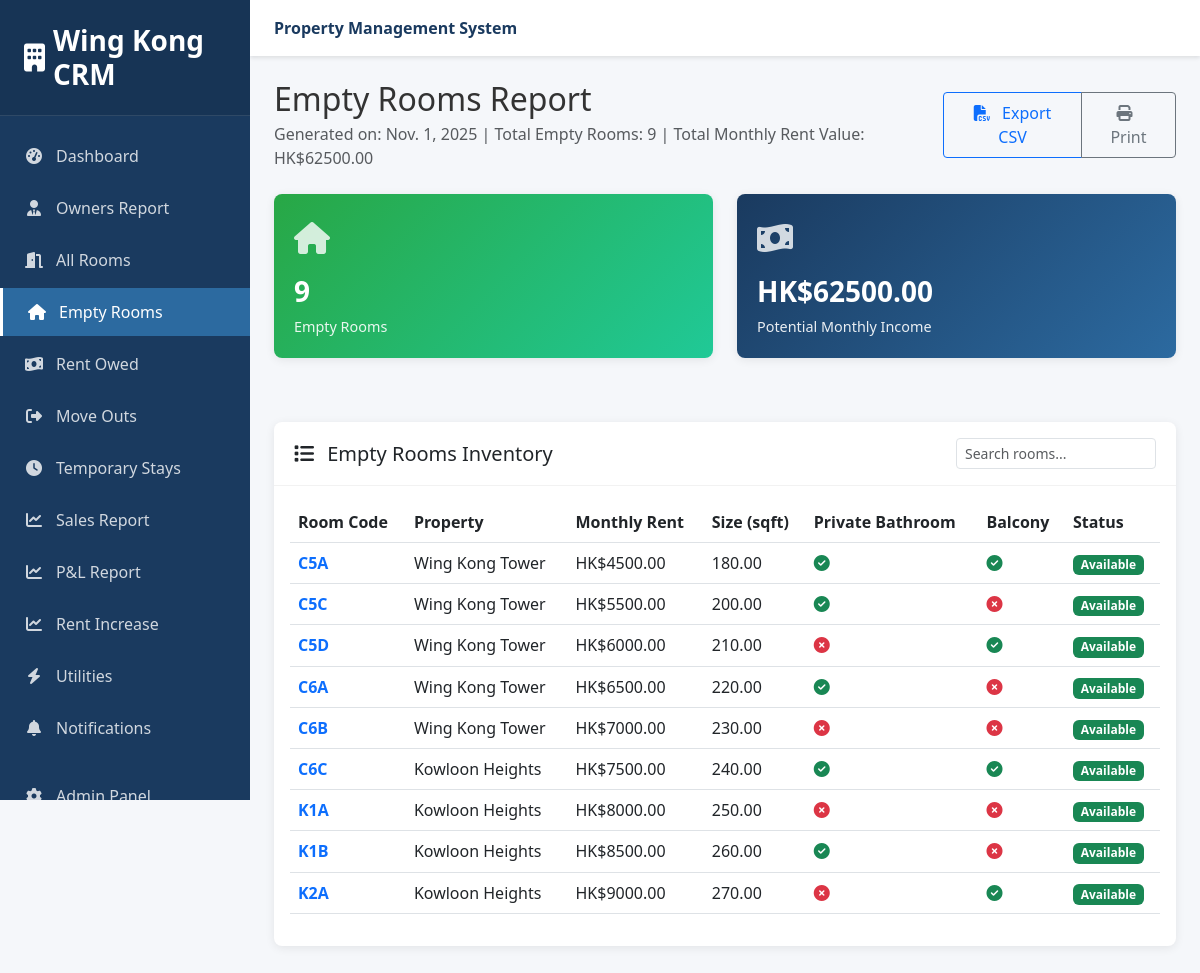
/reports/empty-rooms/ (signed in), run on the app's committed database.
### properties/models.py (models this page shows, shortened)
class Room(models.Model):
    ROOM_STATUS = [
        ('available', 'Available'),  # Ready for booking
        ('reserved', 'Reserved'),  # Booking confirmed, deposit paid
        ('occupied', 'Occupied'),  # Tenant actively living there
        ('maintenance', 'Under Maintenance'),  # Being repaired/cleaned
        ('temporary', 'Temporary Stay'),  # Short-term temporary occupancy
        ('cleaning', 'Being Cleaned'),  # Between tenants, being cleaned
    ]
    property = models.ForeignKey(Property, on_delete=models.CASCADE, related_name='rooms')
    room_code = models.CharField(max_length=10, unique=True)  # c5a, c5b, etc.
    room_number = models.CharField(max_length=20)
    description = models.TextField(blank=True)
    monthly_rent = models.DecimalField(max_digits=10, decimal_places=2, validators=[MinValueValidator(Decimal('0.01'))])
    deposit_amount = models.DecimalField(max_digits=10, decimal_places=2, default=2500.00)
    status = models.CharField(max_length=20, choices=ROOM_STATUS, default='available')
    photos = models.JSONField(default=list, blank=True)
    videos = models.JSONField(default=list, blank=True)
    post_ad_price = models.DecimalField(
        max_digits=10, decimal_places=2,
        null=True, blank=True,
        help_text="Price advertised to public (for rent increase detection)"
    )
    size_sqft = models.DecimalField(max_digits=8, decimal_places=2, null=True, blank=True)
    has_private_bathroom = models.BooleanField(default=False)
    has_balcony = models.BooleanField(default=False)
    created_at = models.DateTimeField(auto_now_add=True)
    updated_at = models.DateTimeField(auto_now=True)
    class Meta:
        ordering = ['room_code']

class Property(models.Model):
    PROPERTY_TYPES = [
        ('apartment', 'Apartment'),
        ('building', 'Building'),
    ]
    name = models.CharField(max_length=200)
    address = models.TextField()
    property_type = models.CharField(max_length=20, choices=PROPERTY_TYPES)
    total_rooms = models.IntegerField()
    created_at = models.DateTimeField(auto_now_add=True)
    updated_at = models.DateTimeField(auto_now=True)

### reports/views.py (the view, shortened to what this page needs)
# urls.py: path('empty-rooms/', views.empty_rooms_report, name='empty_rooms'),
@staff_required
def empty_rooms_report(request):
    empty_rooms = Room.objects.filter(status='available').select_related('property')
    context = {
        'title': 'Empty Rooms Report',
        'empty_rooms': empty_rooms,
        'total_count': empty_rooms.count(),
        'total_rent_value': sum(room.monthly_rent for room in empty_rooms),
        'today': timezone.now().date(),
    }
    return render(request, 'reports/empty_rooms.html', context)

### reports/views.py (called while the page is built)
def staff_required(view_func):
    decorated_view_func = login_required(user_passes_test(
        lambda u: u.is_staff,
        login_url='/admin/login/'
    )(view_func))
    return decorated_view_func

### templates/reports/empty_rooms.html (shortened to what this page needs)
{% extends 'reports/base.html' %}
{% block content %}
<div class="d-flex justify-content-between align-items-center mb-4">
    <div>
        <h2 class="mb-1">{{ title }}</h2>
        <p class="text-muted mb-0">Generated on: {{ today }} | Total Empty Rooms: {{ total_count }} | Total Monthly Rent Value: HK${{ total_rent_value }}</p>
    </div>
    <div>
        <div class="btn-group" role="group">
            <a href="?export=csv" class="btn btn-outline-primary">
                <i class="fas fa-file-csv me-2"></i> Export CSV
            </a>
            <button onclick="window.print()" class="btn btn-outline-secondary">
                <i class="fas fa-print me-2"></i> Print
            </button>
        </div>
    </div>
</div>
<div class="row mb-4">
    <div class="col-md-6 mb-3">
        <div class="stats-card success">
            <div class="stats-icon">
                <i class="fas fa-home"></i>
            </div>
            <div class="stats-number">{{ total_count }}</div>
            <div class="stats-label">Empty Rooms</div>
        </div>
    </div>
    <div class="col-md-6 mb-3">
        <div class="stats-card primary">
            <div class="stats-icon">
                <i class="fas fa-money-bill-wave"></i>
            </div>
            <div class="stats-number">HK${{ total_rent_value }}</div>
            <div class="stats-label">Potential Monthly Income</div>
        </div>
    </div>
</div>
<div class="card">
    <div class="card-header d-flex justify-content-between align-items-center">
        <h5 class="mb-0"><i class="fas fa-list me-2"></i> Empty Rooms Inventory</h5>
        <div>
            <input type="text" class="form-control form-control-sm" placeholder="Search rooms..." style="width: 200px;">
        </div>
    </div>
    <div class="card-body">
        {% if empty_rooms %}
        <div class="table-responsive">
            <table class="table table-hover">
                <thead>
                    <tr>
                        <th>Room Code</th>
                        <th>Property</th>
                        <th>Monthly Rent</th>
                        <th>Size (sqft)</th>
                        <th>Private Bathroom</th>
                        <th>Balcony</th>
                        <th>Status</th>
                    </tr>
                </thead>
                <tbody>
                    {% for room in empty_rooms %}
                    <tr>
                        <td>
                            <a href="{% url 'properties:crm_room_detail' room_code=room.room_code %}" class="text-decoration-none fw-bold">
                                {{ room.room_code|upper }}
                            </a>
                        </td>
                        <td>{{ room.property.name }}</td>
                        <td>HK${{ room.monthly_rent }}</td>
                        <td>{{ room.size_sqft|default:"N/A" }}</td>
                        <td>
                            {% if room.has_private_bathroom %}
                                <i class="fas fa-check-circle text-success"></i>
                            {% else %}
                                <i class="fas fa-times-circle text-danger"></i>
                            {% endif %}
                        </td>
                        <td>
                            {% if room.has_balcony %}
                                <i class="fas fa-check-circle text-success"></i>
                            {% else %}
                                <i class="fas fa-times-circle text-danger"></i>
                            {% endif %}
                        </td>
                        <td><span class="badge bg-success">{{ room.get_status_display }}</span></td>
                    </tr>
                    {% endfor %}
                </tbody>
            </table>
        </div>
        {% endif %}
    </div>
</div>
{% endblock %}

### templates/reports/base.html (style rules this page uses)
:root { --primary-color: #1a3a5f; --secondary-color: #2c6aa0; --accent-color: #4a89dc; --success-color: #28a745; --info-color: #17a2b8; --warning-color: #ffc107; --danger-color: #dc3545; --light-color: #f8f9fa; --dark-color: #343a40; --sidebar-width: 250px; }
* { margin: 0; padding: 0; box-sizing: border-box; }
body { font-family: 'Segoe UI', Tahoma, Geneva, Verdana, sans-serif; background-color: #f5f7fa; color: #333; }
.card { border: none; border-radius: 8px; box-shadow: 0 2px 10px rgba(0,0,0,0.08); margin-bottom: 1.5rem; transition: all 0.3s; }
.card-header { background-color: transparent; border-bottom: 1px solid rgba(0,0,0,0.05); padding: 1rem 1.25rem; font-weight: 600; }
.stats-card { border-radius: 8px; padding: 1.25rem; margin-bottom: 1.5rem; box-shadow: 0 2px 10px rgba(0,0,0,0.08); transition: all 0.3s; position: relative; overflow: hidden; }
.stats-card.primary { background: linear-gradient(135deg, #1a3a5f, #2c6aa0); color: white; }
.stats-card.success { background: linear-gradient(135deg, #28a745, #20c997); color: white; }
.stats-icon { font-size: 2rem; opacity: 0.8; margin-bottom: 0.5rem; }
.stats-number { font-size: 1.75rem; font-weight: 700; margin-bottom: 0.25rem; }
.stats-label { font-size: 0.9rem; opacity: 0.9; }
.btn { border-radius: 4px; padding: 0.5rem 1rem; font-weight: 500; transition: all 0.3s; }

### data on the page
Room: room_code "C5A", property.name "Wing Kong Tower", monthly_rent "4500.00", size_sqft "180.00", has_private_bathroom True (drawn), has_balcony True (drawn), status "Available"
Room: room_code "C5C", property.name "Wing Kong Tower", monthly_rent "5500.00", size_sqft "200.00", has_private_bathroom True (drawn), has_balcony False (drawn), status "Available"
Room: room_code "C5D", property.name "Wing Kong Tower", monthly_rent "6000.00", size_sqft "210.00", has_private_bathroom False (drawn), has_balcony True (drawn), status "Available"
Room: room_code "C6A", property.name "Wing Kong Tower", monthly_rent "6500.00", size_sqft "220.00", has_private_bathroom True (drawn), has_balcony False (drawn), status "Available"
Room: room_code "C6B", property.name "Wing Kong Tower", monthly_rent "7000.00", size_sqft "230.00", has_private_bathroom False (drawn), has_balcony False (drawn), status "Available"
Room: room_code "C6C", property.name "Kowloon Heights", monthly_rent "7500.00", size_sqft "240.00", has_private_bathroom True (drawn), has_balcony True (drawn), status "Available"
Room: room_code "K1A", property.name "Kowloon Heights", monthly_rent "8000.00", size_sqft "250.00", has_private_bathroom False (drawn), has_balcony False (drawn), status "Available"
Room: room_code "K1B", property.name "Kowloon Heights", monthly_rent "8500.00", size_sqft "260.00", has_private_bathroom True (drawn), has_balcony False (drawn), status "Available"
Room: room_code "K2A", property.name "Kowloon Heights", monthly_rent "9000.00", size_sqft "270.00", has_private_bathroom False (drawn), has_balcony True (drawn), status "Available"

### other printed values
{{ title }} "Empty Rooms Report"
{{ total_count }} "9"
{{ total_rent_value }} "62500.00"
